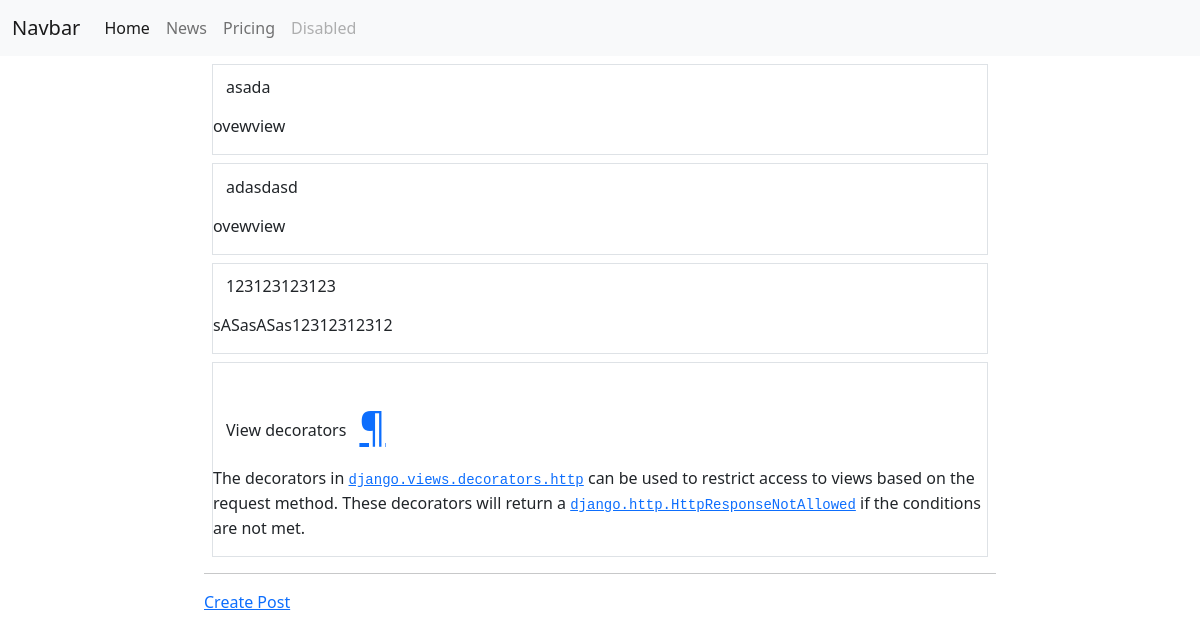
Page /news/ on the committed database.
### yangiliklar/models.py (models this page shows, shortened)
class Post(models.Model):
    title = models.CharField(max_length=200)
    overview = models.TextField()
    body = models.TextField()
    posted_by = models.IntegerField(default=-1, null=False)
    created_at = models.DateTimeField(auto_now_add=True)
    class Meta:
        db_table = "News"

### yangiliklar/views.py (the view)
# urls.py: path('', post_list_page, name='news'),
@require_GET
def post_list_page(request):
    posts = Post.objects.all()
    content = {'posts': posts}
    return render(request=request, template_name="news.html", context=content)

### yangiliklar/templates/news.html (shortened to what this page needs)
{% extends 'layout.html' %}
{% block content %}
    {% if posts %}
        {% for post in posts %}
            <div class="border border-1 m-2">
                <h2><a href="{% url 'yangiliklar:post_detail_page' post.id %}" class="btn">{{ post.title | safe }}</a>
                </h2>
                <p class="pl-2">{{ post.overview | safe }}</p>
            </div>
        {% endfor %}
        <hr/>
        <a href="{% url 'yangiliklar:post_create_page' %}">Create Post</a>
    {% else %}
        <div class="alert alert-warning">Posts not available</div>
    {% endif %}
{% endblock %}

### templates/layout.html (shortened to what this page needs)
<!DOCTYPE html>
<html lang="en">
<head>
    <link href="https://cdn.jsdelivr.net/npm/bootstrap@5.0.2/dist/css/bootstrap.min.css" rel="stylesheet"
>
</head>
<body>
<header>
    <nav class="navbar navbar-expand-lg navbar-light bg-light">
        <div class="container-fluid">
            <a class="navbar-brand" href="#">Navbar</a>
            <div class="collapse navbar-collapse" id="navbarNav">
                <ul class="navbar-nav">
                    <li class="nav-item">
                        <a class="nav-link active" aria-current="page" href="#">Home</a>
                    </li>
                    <li class="nav-item">
                        <a class="nav-link" href="{% url 'yangiliklar:news' %}">News</a>
                    </li>
                    <li class="nav-item">
                        <a class="nav-link" href="#">Pricing</a>
                    </li>
                    <li class="nav-item">
                        <a class="nav-link disabled" href="#" tabindex="-1" aria-disabled="true">Disabled</a>
                    </li>
                </ul>
            </div>
        </div>
    </nav>
</header>
<main class="row">
    <div class="offset-2 col-8">
        {% block content %}
        {% endblock %}
    </div>
</main>
</body>
</html>

### rows in the picture
Post: title "asada", overview "ovewview"
Post: title "adasdasd", overview "ovewview"
Post: title "123123123123", overview "sASasASas12312312312"
Post: title "View decorators ¶", overview "The decorators in django.views.decorators.http can be used to restrict access to views based on the request method. These decorators will return a django.http.HttpResponseNotAllowed if the conditions are not met."
